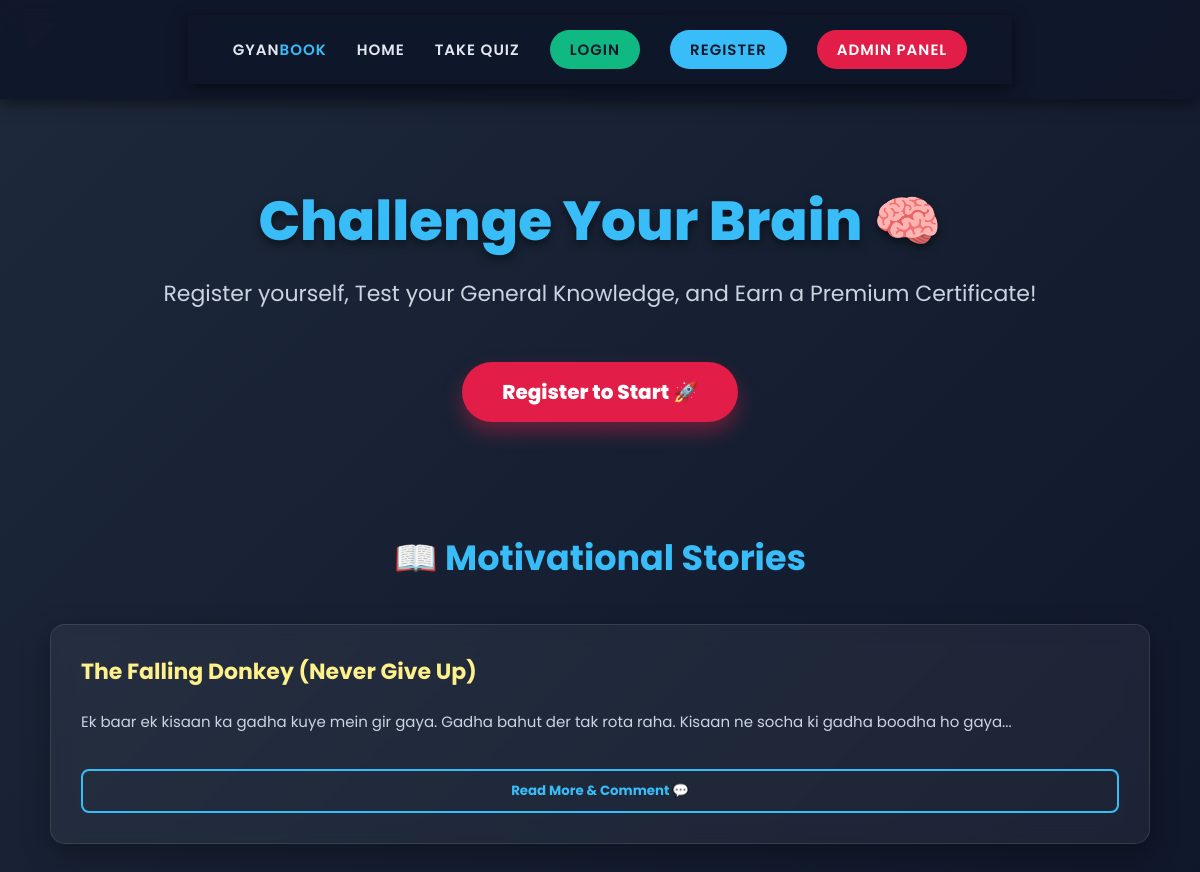
Before: / with the older database file.
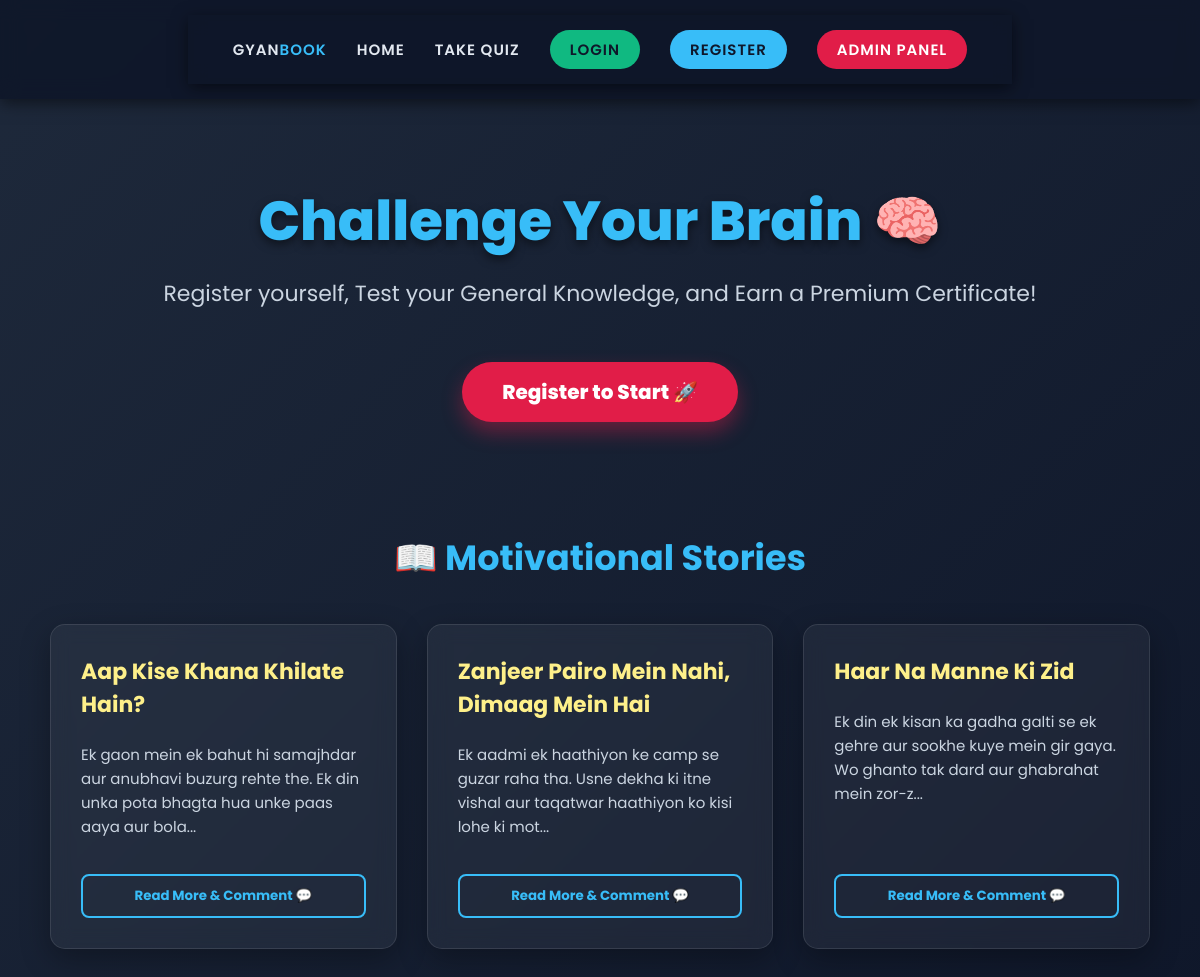
After: the same page with the newer database file.
### tables this page shows
CREATE TABLE `stories` (
  `id` int(11) NOT NULL,
  `title` varchar(255) NOT NULL,
  `content` text NOT NULL,
  `created_at` timestamp NOT NULL DEFAULT current_timestamp()
);

### index.php (the view, shortened to what this page needs)
<?php include 'db.php'; ?>
<?php include 'navbar.php'; ?>
<!DOCTYPE html>
<html>
<head>
</head>
<body>
    <div class="hero">
        <h1>Challenge Your Brain 🧠</h1>
        <p>Register yourself, Test your General Knowledge, and Earn a Premium Certificate!</p>
        <a href="register.php" class="start-btn">Register to Start 🚀</a>
    </div>
    <div id="story" class="story-container">
        <h2 class="section-title">📖 Motivational Stories</h2>
        <div class="story-grid">
            <?php
            $stories = $conn->query("SELECT * FROM stories ORDER BY id DESC LIMIT 3");
            if($stories->num_rows > 0) {
                while($s = $stories->fetch_assoc()) {
                    $snippet = mb_strimwidth($s['content'], 0, 120, "...");
                    echo "<div class='story-card'>
                            <div>
                                <h3>".htmlspecialchars($s['title'])."</h3>
                                <p>".htmlspecialchars($snippet)."</p>
                                <div class='full-title' style='display:none;'>".htmlspecialchars($s['title'])."</div>
                                <div class='full-content' style='display:none;'>".nl2br(htmlspecialchars($s['content']))."</div>
                            </div>
                            <button class='read-more-btn' onclick='openModal(this, ".$s['id'].")'>Read More & Comment 💬</button>
                          </div>";
                }
            } else {
                echo "<p style='text-align:center; grid-column:1/-1; color:gray;'>No stories added yet. Admin will add soon!</p>";
            }
            ?>
        </div>
    </div>
</body>
</html>

### navbar.php (shortened to what this page needs)
<div class="navbar">
<div class="navbar">
    <a href="index.php" class="logo">Gyan<span>Book</span></a>
    <a href="index.php">Home</a>
    <a href="quiz.php">Take Quiz</a>
    <?php if(isset($_SESSION['user_name'])): ?>
        <a href="#" class="user-tag">👤 Hi, <?php echo $_SESSION['user_name']; ?></a>
        <a href="logout.php" style="color: #f43f5e;">Logout</a>
    <?php else: ?>
        <a href="login.php" class="register-btn" style="background: #10b981;">Login</a>
        <a href="register.php" class="register-btn">Register</a>
    <?php endif; ?>
    <a href="admin.php" class="admin-btn">Admin Panel</a>
</div>
</div>

### navbar.php (style rules this page uses)
.navbar { background: rgba(15, 23, 42, 0.9); backdrop-filter: blur(10px); padding: 15px 30px; display: flex; justify-content: center; align-items: center; box-shadow: 0 4px 15px rgba(0, 0, 0, 0.5); position: sticky; top: 0; z-index: 1000; font-family: 'Poppins', sans-serif; }
.navbar a { color: #e2e8f0; margin: 0 15px; text-decoration: none; font-weight: 600; font-size: 15px; transition: all 0.3s ease; text-transform: uppercase; letter-spacing: 1px; }
.navbar a.register-btn { background: #38bdf8; color: #0f172a; padding: 8px 20px; border-radius: 25px; }
.navbar a.admin-btn { background: #e11d48; color: white; padding: 8px 20px; border-radius: 25px; }
.logo { font-family: 'Poppins', sans-serif; font-weight: 800; font-size: 24px; letter-spacing: -1px; color: white; margin-right: 30px; text-decoration: none; display: flex; align-items: center; }
.logo span { color: #38bdf8; }

### index.php (style rules this page uses)
body { font-family: 'Poppins', sans-serif; margin: 0; background: linear-gradient(135deg, #1e293b, #0f172a); color: white; min-height: 100vh; }
.hero { text-align: center; padding: 80px 20px; }
.hero h1 { font-size: 55px; font-weight: 800; color: #38bdf8; margin: 0; text-shadow: 0 4px 10px rgba(0,0,0,0.5); }
.hero p { font-size: 22px; color: #cbd5e1; margin-top: 15px; }
.start-btn { display: inline-block; margin-top: 30px; background: #e11d48; color: white; padding: 15px 40px; font-size: 20px; font-weight: 800; text-decoration: none; border-radius: 50px; transition: 0.3s; box-shadow: 0 10px 20px rgba(225, 29, 72, 0.4); }
.story-container { max-width: 1100px; margin: 0 auto 80px; padding: 0 20px; }
.section-title { text-align: center; color: #38bdf8; font-size: 35px; margin-bottom: 40px; }
.story-grid { display: grid; grid-template-columns: repeat(auto-fit, minmax(300px, 1fr)); gap: 30px; }
.story-card { background: rgba(255, 255, 255, 0.05); padding: 30px; border-radius: 15px; backdrop-filter: blur(10px); border: 1px solid rgba(255,255,255,0.1); box-shadow: 0 10px 30px rgba(0,0,0,0.3); transition: transform 0.3s, border-color 0.3s; display: flex; flex-direction: column; justify-content: space-between; }
.story-card h3 { color: #fef08a; font-size: 22px; margin-top: 0; }
.story-card p { color: #cbd5e1; font-size: 15px; line-height: 1.6; flex-grow: 1; }
.read-more-btn { margin-top: 20px; background: transparent; border: 2px solid #38bdf8; color: #38bdf8; padding: 10px 20px; border-radius: 8px; font-weight: bold; cursor: pointer; transition: 0.3s; font-family: 'Poppins'; }

Changed rows visible on the page:
no longer on this page (row unchanged): stories: title "The Falling Donkey (Never Give Up)", content "Ek baar ek kisaan ka gadha kuye mein gir gaya. Gadha bahut der tak rota raha. Kisaan ne socha ki gadha boodha ho gaya..."
added stories: title "Aap Kise Khana Khilate Hain?", content "Ek gaon mein ek bahut hi samajhdar aur anubhavi buzurg rehte the. Ek din unka pota bhagta hua unke paas aaya aur bola..."
added stories: title "Zanjeer Pairo Mein Nahi, Dimaag Mein Hai", content "Ek aadmi ek haathiyon ke camp se guzar raha tha. Usne dekha ki itne vishal aur taqatwar haathiyon ko kisi lohe ki mot..."
added stories: title "Haar Na Manne Ki Zid", content "Ek din ek kisan ka gadha galti se ek gehre aur sookhe kuye mein gir gaya. Wo ghanto tak dard aur ghabrahat mein zor-z..."
